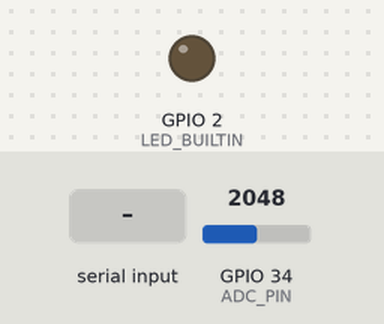
This sketch was run on a simulated ESP32. On the bench: output pins drawn as LEDs (lit = HIGH). The inputs (shaded band) are chosen by the test bench; at power-on: GPIO 34 (ADC_PIN) = 2048 (analog values on the 0–4095 scale). What the sketch prints to the serial monitor is not drawn.

Above: at 1.8 s.
1.9 s: "G90\n" received over Serial
At 2.2 s:
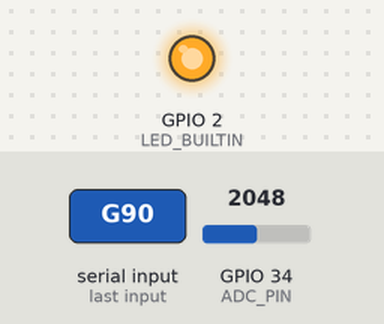
Timing chart, 0 to 4.9 s (numbered marks = the images above; inputs shaded):
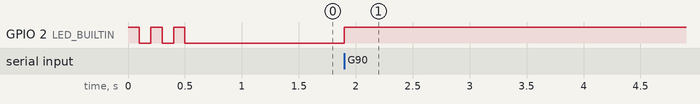

Measured:
- after the input at 1.9 s, GPIO 2 (LED_BUILTIN): LOW → HIGH at once

The sketch:

esp32_firmware.ino
```cpp
/*
 * ESP32 Mini Oscilloscope — Firmware
 * -----------------------------------
 * Samples an analog signal on GPIO34 (ADC1_CH6) and streams the data
 * to a PC over USB serial in binary frames. The companion Python app
 * (pc_app/oscilloscope_gui.py) receives the stream and draws it like
 * a real oscilloscope.
 *
 * WIRING
 *   Signal (0-3.3V only!) --> GPIO34
 *   GND                   --> GND (common with the signal source)
 *
 * IMPORTANT: the ESP32 ADC input must stay within 0-3.3V at all times,
 * or you risk damaging the chip. For larger or AC-coupled signals, use
 * an attenuator / level-shifter first — see README.md for a simple
 * voltage-divider + offset circuit.
 *
 * SERIAL PROTOCOL (binary, little-endian), one frame per packet:
 *   bytes 0-1   : header  0xAA 0x55
 *   bytes 2-3   : uint16  number of samples in this frame (N)
 *   bytes 4-7   : uint32  sample interval in microseconds
 *   bytes 8..   : N * uint16  raw ADC samples (0-4095)
 *   last 2 bytes: uint16  checksum (sum of all sample values, low 16 bits)
 *
 * COMMANDS FROM PC (single ASCII byte over serial):
 *   'G'      -> start/continue streaming
 *   'S'      -> stop streaming
 *   '0'-'9'  -> select sample-rate preset (index into SAMPLE_INTERVALS_US)
 */

#include <Arduino.h>

#define ADC_PIN 34
#define FRAME_SAMPLES 512
#define BAUD_RATE 921600

// Preset sample intervals in microseconds ("time/div" control).
// Actual achievable minimum is limited by ADC conversion + loop
// overhead (~15-20us on ESP32), so index 0 already runs close to the
// practical ceiling (~50 kSa/s). See README for how to go faster with
// I2S/DMA sampling.
const uint32_t SAMPLE_INTERVALS_US[10] = {
  20, 40, 80, 160, 320, 640, 1280, 2560, 5120, 10240
};

volatile uint32_t sampleIntervalUs = SAMPLE_INTERVALS_US[4]; // default ~320us
volatile bool streaming = false;

uint16_t buffer[FRAME_SAMPLES];

void setup() {
  Serial.begin(BAUD_RATE);
  analogReadResolution(12);        // 0-4095
  analogSetAttenuation(ADC_11db);  // usable range up to ~3.3V
  pinMode(ADC_PIN, INPUT);

  pinMode(LED_BUILTIN, OUTPUT);
  // Quick boot blink so you can see the board has (re)started and is
  // ready to receive commands.
  for (int i = 0; i < 3; i++) {
    digitalWrite(LED_BUILTIN, HIGH);
    delay(100);
    digitalWrite(LED_BUILTIN, LOW);
    delay(100);
  }
}

void sendFrame() {
  uint32_t sum = 0;

  for (int i = 0; i < FRAME_SAMPLES; i++) {
    uint32_t t0 = micros();
    buffer[i] = analogRead(ADC_PIN);
    sum += buffer[i];
    while (micros() - t0 < sampleIntervalUs) {
      // busy-wait to hold a steady sample interval
    }
  }

  uint8_t header[2] = {0xAA, 0x55};
  uint16_t nSamples = FRAME_SAMPLES;
  uint16_t checksum = (uint16_t)(sum & 0xFFFF);

  Serial.write(header, 2);
  Serial.write((uint8_t*)&nSamples, 2);
  Serial.write((uint8_t*)&sampleIntervalUs, 4);
  Serial.write((uint8_t*)buffer, FRAME_SAMPLES * 2);
  Serial.write((uint8_t*)&checksum, 2);
}

void loop() {
  if (Serial.available()) {
    char c = Serial.read();
    if (c == 'G') {
      streaming = true;
      digitalWrite(LED_BUILTIN, HIGH);   // lit = board received Start and is streaming
    } else if (c == 'S') {
      streaming = false;
      digitalWrite(LED_BUILTIN, LOW);
    } else if (c >= '0' && c <= '9') {
      sampleIntervalUs = SAMPLE_INTERVALS_US[c - '0'];
    }
  }

  if (streaming) {
    sendFrame();
  }
}
```
